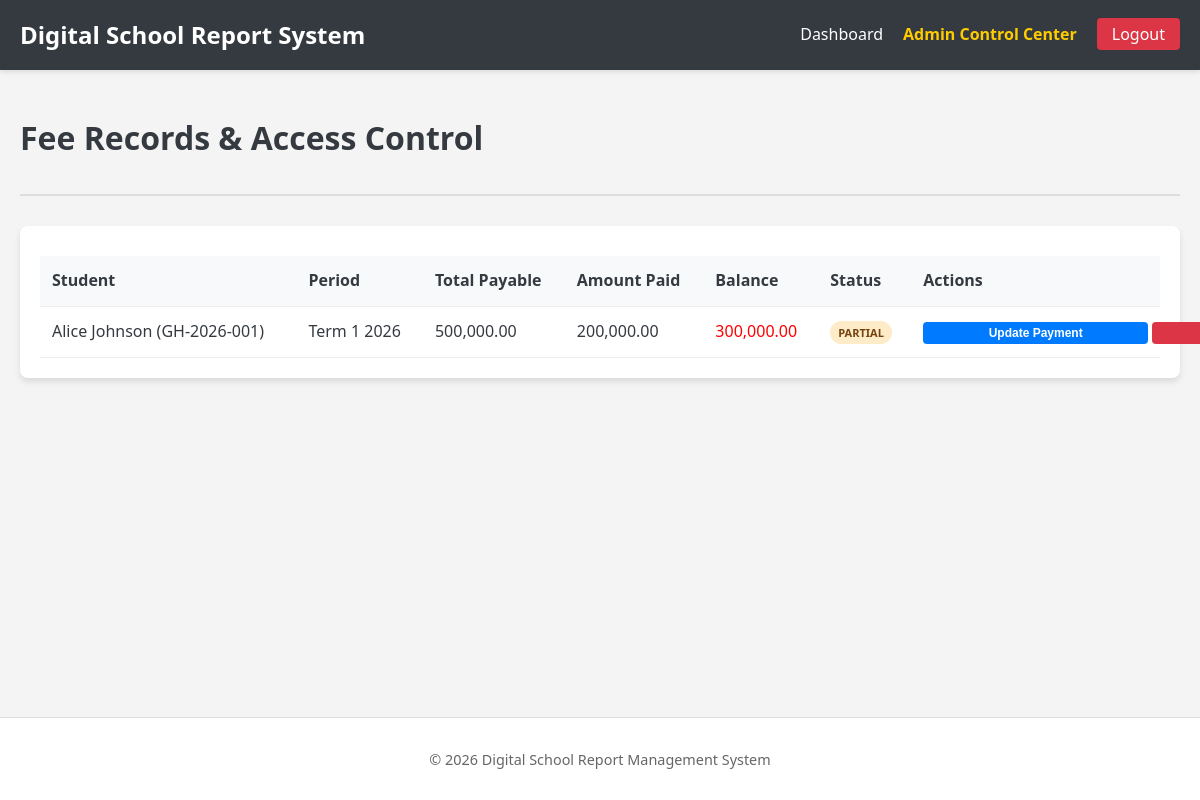
Page /modules/bursar/fee_records.php (signed in) on the committed database.
### tables this page shows
CREATE TABLE IF NOT EXISTS fees_status (
    id INT AUTO_INCREMENT PRIMARY KEY,
    student_id INT,
    period_id INT,
    total_payable DECIMAL(10,2),
    amount_paid DECIMAL(10,2) DEFAULT 0.00,
    balance DECIMAL(10,2) GENERATED ALWAYS AS (total_payable - amount_paid) STORED,
    status ENUM('paid', 'partial', 'unpaid') DEFAULT 'unpaid',
    last_updated TIMESTAMP DEFAULT CURRENT_TIMESTAMP ON UPDATE CURRENT_TIMESTAMP,
    FOREIGN KEY (student_id) REFERENCES students(id) ON DELETE CASCADE,
    FOREIGN KEY (period_id) REFERENCES academic_periods(id) ON DELETE CASCADE
);

CREATE TABLE IF NOT EXISTS users (
    id INT AUTO_INCREMENT PRIMARY KEY,
    school_id INT,
    username VARCHAR(50) NOT NULL UNIQUE,
    password VARCHAR(255) NOT NULL,
    full_name VARCHAR(100) NOT NULL,
    email VARCHAR(100),
    phone VARCHAR(20),
    role ENUM('system_admin', 'school_admin', 'bursar', 'teacher', 'student') NOT NULL,
    status ENUM('active', 'inactive') DEFAULT 'active',
    last_login DATETIME,
    created_at TIMESTAMP DEFAULT CURRENT_TIMESTAMP,
    FOREIGN KEY (school_id) REFERENCES schools(id) ON DELETE CASCADE
);

CREATE TABLE IF NOT EXISTS students (
    id INT AUTO_INCREMENT PRIMARY KEY,
    user_id INT UNIQUE,
    school_id INT,
    student_id_number VARCHAR(50) NOT NULL UNIQUE,
    class_name VARCHAR(50) NOT NULL,
    stream VARCHAR(20),
    date_of_birth DATE,
    gender ENUM('male', 'female', 'other'),
    address TEXT,
    guardian_name VARCHAR(100),
    guardian_phone VARCHAR(20),
    guardian_place_of_work VARCHAR(255),
    guardian_profession VARCHAR(100),
    student_age INT,
    nationality VARCHAR(50),
    student_status VARCHAR(100),  
    lin_number VARCHAR(50),
    report_blocked BOOLEAN DEFAULT FALSE,
    block_reason TEXT,
    FOREIGN KEY (user_id) REFERENCES users(id) ON DELETE CASCADE,
    FOREIGN KEY (school_id) REFERENCES schools(id) ON DELETE CASCADE
);

CREATE TABLE IF NOT EXISTS academic_periods (
    id INT AUTO_INCREMENT PRIMARY KEY,
    school_id INT,
    year YEAR NOT NULL,
    term VARCHAR(50) NOT NULL,  
    start_date DATE,
    end_date DATE,
    is_active BOOLEAN DEFAULT FALSE,
    FOREIGN KEY (school_id) REFERENCES schools(id) ON DELETE CASCADE
);

### modules/bursar/fee_records.php (the view, shortened to what this page needs)
<?php
require_once '../../config/db.php';
$school_id = $_SESSION['school_id'];
include '../../includes/header.php';
$stmt = $pdo->prepare("SELECT f.*, u.full_name, s.student_id_number, ap.term, ap.year
                      FROM fees_status f
                      JOIN students s ON f.student_id = s.id
                      JOIN users u ON s.user_id = u.id
                      JOIN academic_periods ap ON f.period_id = ap.id
                      WHERE s.school_id = ?");
$stmt->execute([$school_id]);
$fees = $stmt->fetchAll();
?>
<div class="container">
    <div class="dashboard-header">
        <h1>Fee Records & Access Control</h1>
    </div>
    <div class="card">
        <table class="data-table">
            <thead>
                <tr>
                    <th>Student</th>
                    <th>Period</th>
                    <th>Total Payable</th>
                    <th>Amount Paid</th>
                    <th>Balance</th>
                    <th>Status</th>
                    <th>Actions</th>
                </tr>
            </thead>
            <tbody>
                <?php foreach ($fees as $fee): ?>
                <tr>
                    <td><?php echo $fee['full_name']; ?> (<?php echo $fee['student_id_number']; ?>)</td>
                    <td><?php echo $fee['term'] . ' ' . $fee['year']; ?></td>
                    <td><?php echo number_format($fee['total_payable'], 2); ?></td>
                    <td><?php echo number_format($fee['amount_paid'], 2); ?></td>
                    <td style="color: <?php echo $fee['balance'] > 0 ? 'red' : 'green'; ?>">
                        <?php echo number_format($fee['balance'], 2); ?>
                    </td>
                    <td><span class="badge badge-<?php echo $fee['status']; ?>"><?php echo ucfirst($fee['status']); ?></span></td>
                    <td>
                        <button class="btn btn-sm">Update Payment</button>
                        <?php if ($fee['balance'] > 0): ?>
                            <button class="btn btn-sm btn-danger">Block Report</button>
                        <?php endif; ?>
                    </td>
                </tr>
                <?php endforeach; ?>
            </tbody>
        </table>
    </div>
</div>
<?php include '../../includes/footer.php'; ?>

### assets/css/style.css (style rules this page uses)
:root { --primary-color: #007bff; --secondary-color: #6c757d; --success-color: #28a745; --danger-color: #dc3545; --light-color: #f4f4f4; --dark-color: #343a40; }
html, body { height: 100%; margin: 0; padding: 0; }
body { font-family: 'Segoe UI', Tahoma, Geneva, Verdana, sans-serif; background-color: var(--light-color); color: var(--dark-color); line-height: 1.6; }
.dashboard-body { display: flex; flex-direction: column; height: 100vh; overflow: hidden; }
.dashboard-header { margin-bottom: 30px; border-bottom: 2px solid #ddd; padding-bottom: 10px; }
.card { background: white; padding: 20px; border-radius: 8px; box-shadow: 0 4px 6px rgba(0,0,0,0.1); }
.container { max-width: 1200px; margin: 0 auto; padding: 0 20px; }
button { width: 100%; padding: 12px; background-color: var(--primary-color); color: white; border: none; border-radius: 4px; cursor: pointer; font-size: 1rem; font-weight: 600; }
.data-table { width: 100%; border-collapse: collapse; margin-top: 10px; white-space: nowrap; }
.data-table th, .data-table td { padding: 12px; text-align: left; border-bottom: 1px solid #eee; }
.data-table th { background-color: #f8f9fa; font-weight: 600; }
.btn { display: inline-block; padding: 8px 16px; border-radius: 4px; text-decoration: none; cursor: pointer; font-size: 14px; font-weight: 600; transition: all 0.3s; border: none; }
.btn-sm { padding: 4px 8px; font-size: 12px; }
.btn-danger { background-color: var(--danger-color); color: white; }
.badge { padding: 4px 8px; border-radius: 12px; font-size: 11px; font-weight: 600; text-transform: uppercase; }
.badge-partial { background: #feebc8; color: #744210; }

### rows in the picture
fees_status: users.full_name "Alice Johnson", student.student_id_number "GH-2026-001", period.term "Term 1", period.year "2026", total_payable "500,000.00", amount_paid "200,000.00", balance "300,000.00", status "PARTIAL"

### other values in the picture
APP_NAME "Digital School Report System"
